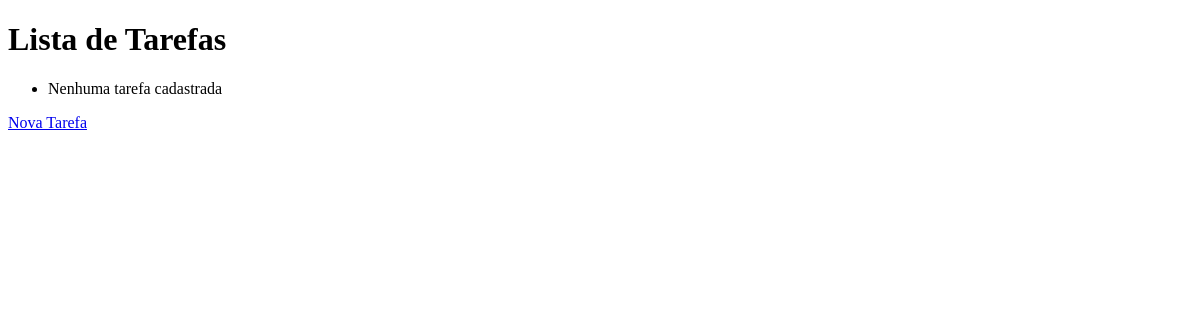
Before: / with the older database file.
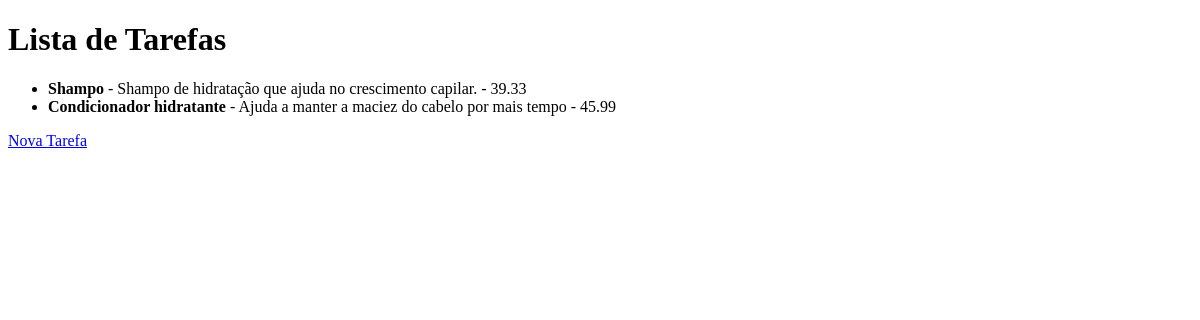
After: the same page with the newer database file.
### todos/models.py (models this page shows)
class Todo(models.Model):
    name = models.CharField(max_length=200)
    description = models.TextField()
    price = models.CharField(max_length=50)
    is_completed = models.BooleanField(default=False)
    created_at = models.DateTimeField(auto_now_add=True)

### todos/views.py (the view)
# urls.py: path("", TodoListView.as_view(), name="todo_list"),
class TodoListView(ListView):
    model = Todo
    template_name = "todos/todo_list.html"
    context_object_name = "todos"

### todos/templates/todos/todo_list.html (shortened to what this page needs)
<!DOCTYPE html>
<html lang="pt-br">
<head>
</head>
<body>
  <h1>Lista de Tarefas</h1>
  <ul>
    {% for todo in todos %}
      <li><strong>{{ todo.name }}</strong> - {{ todo.description }} - {{todo.price}}
    {% empty %}
      <li>Nenhuma tarefa cadastrada</li>
    {% endfor %}
  </ul>
</body>
<a href="{% url 'todo_create' %}">Nova Tarefa</a>
</html>

Changed rows visible on the page:
added Todo: name "Shampo", description "Shampo de hidratação que ajuda no crescimento capilar.", price "39.33"
added Todo: name "Condicionador hidratante", description "Ajuda a manter a maciez do cabelo por mais tempo", price "45.99"
Other visible differences:
text no longer shown: "Nenhuma tarefa cadastrada"
